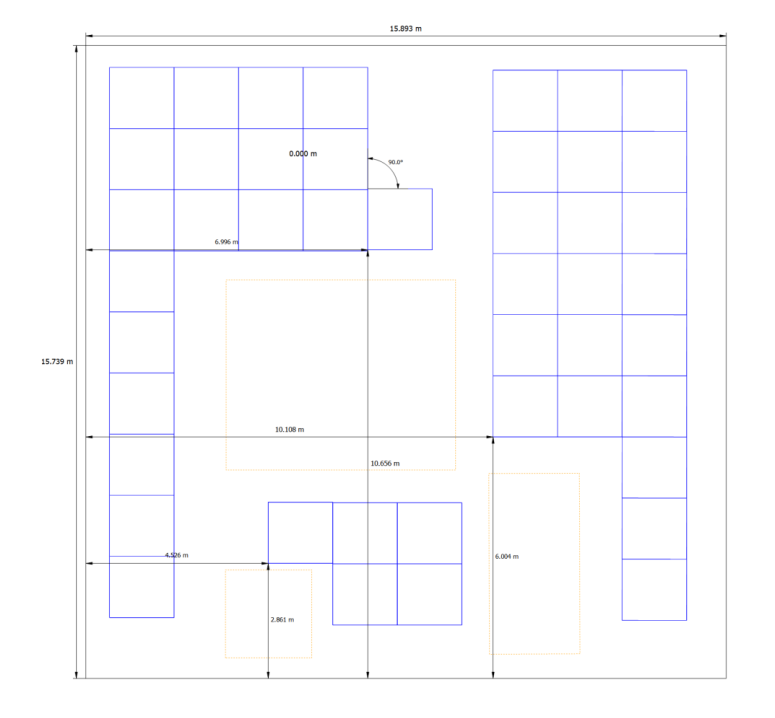
#> input picture grideg.png, 775 x 718 px
$ python griddetect2.py
#> lines starting #> are read from the running program, lines starting #| are printed output that depends on the picture; after the words box and inside, x2 and y2 are one past the last pixel; in counts of white or black regions, pixels touching at a corner belong together
import cv2
import numpy as np

image = cv2.imread("grideg.png")
#> image is the input picture: shape (718, 775, 3); mean B, G, R 253.5, 251.7, 251.7
hsv = cv2.cvtColor(image, cv2.COLOR_BGR2HSV)
#> hsv: shape (718, 775, 3); mean H, S, V 4.3, 2.2, 253.7
lower_rgb = np.array([86, 94, 180])
upper_rgb = np.array([241, 241, 255])
mask = cv2.bitwise_not(cv2.inRange(hsv, lower_rgb, upper_rgb))  # Filtrer ut non-blått
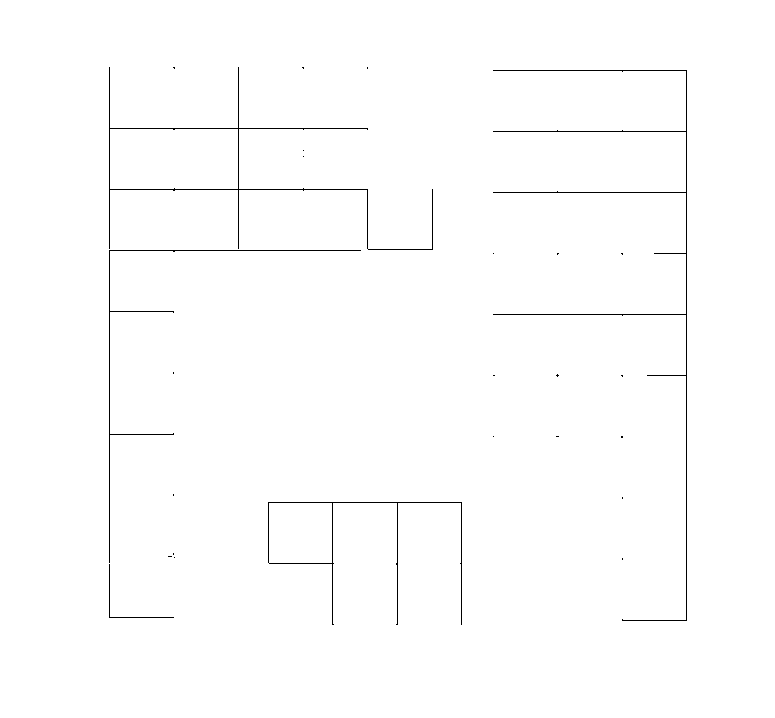
#> mask: shape (718, 775); 99.3% white; black in thin lines or dots, all inside (x1, y1, x2, y2) = (109, 67, 687, 625)
mask = cv2.cvtColor(mask, cv2.COLOR_GRAY2BGR)  # Back to 3-channel
masked_img = cv2.bitwise_and(image, mask)
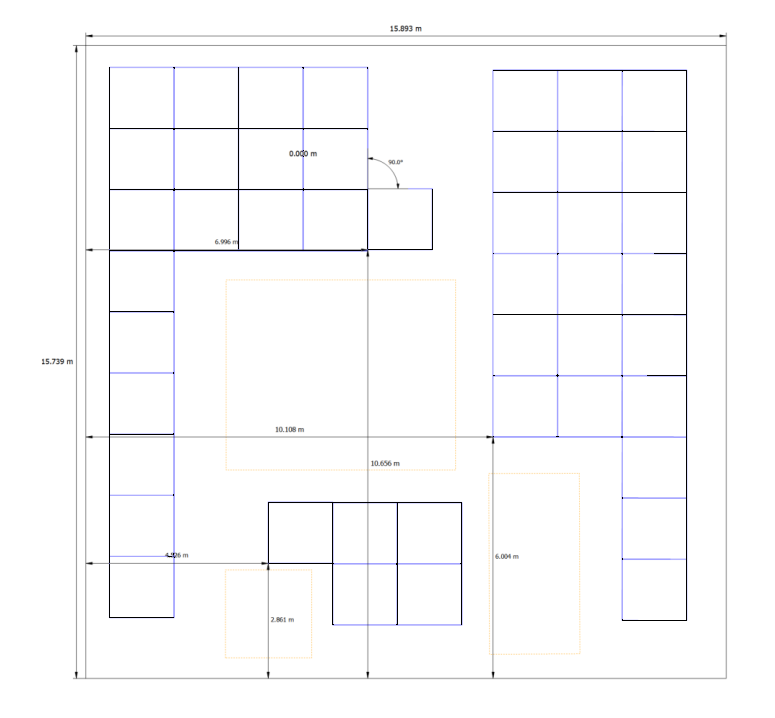
#> masked_img: shape (718, 775, 3); mean B, G, R 251.6, 250.7, 250.7

gray = cv2.cvtColor(masked_img, cv2.COLOR_BGR2GRAY)
blurred = cv2.GaussianBlur(gray, (3, 3), 0)
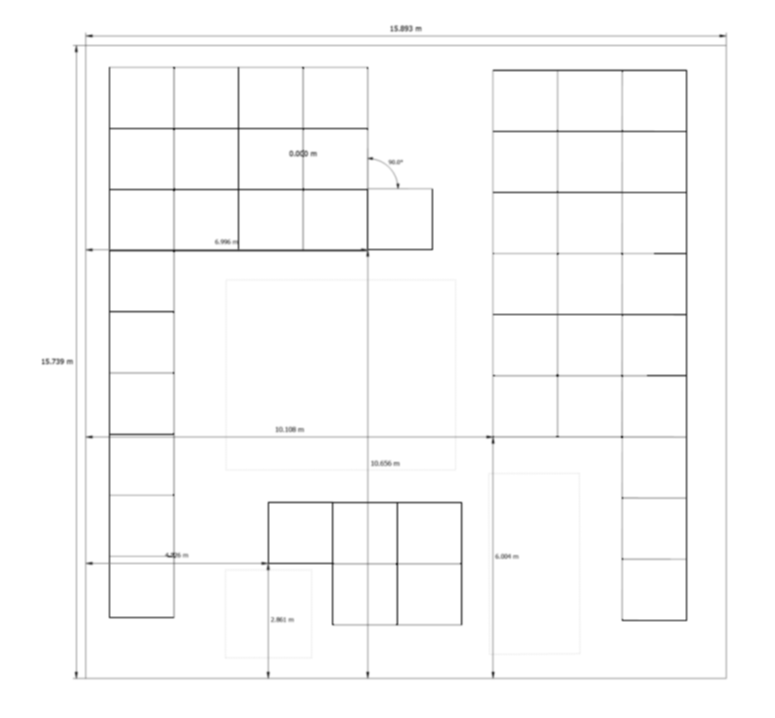
#> blurred: shape (718, 775); min 41, max 255, mean 250.8
edges = cv2.Canny(blurred, 50, 150)
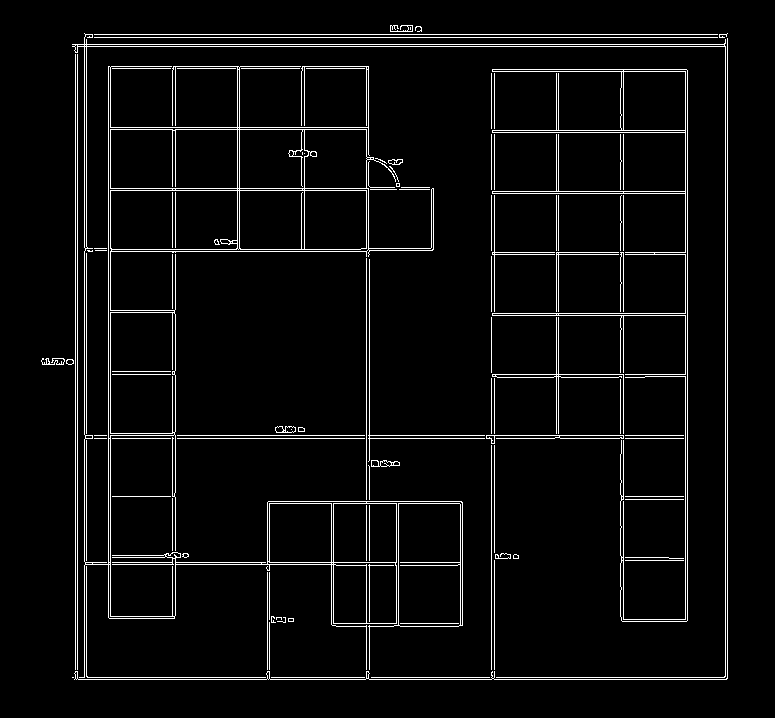
#> edges: shape (718, 775); 4.6% white in thin lines or dots, all inside (x1, y1, x2, y2) = (41, 25, 728, 680)
lines = cv2.HoughLinesP(
    edges, 1, np.pi / 180, threshold=39, minLineLength=30, maxLineGap=20
)
#> lines = 87 rows, first 6: [75, 438, 687, 438], [86, 679, 86, 34], [727, 678, 727, 33], [84, 37, 724, 37], [74, 679, 726, 679], [72, 677, 724, 677]
filt_lines = []
minlen = 50
maxlen = 630
for line in lines:  # Filtrer ut linjer utenfor min-max range
    x1, y1, x2, y2 = line[0]
    len = np.sqrt((x2 - x1) ** 2 + (y2 - y1) ** 2)
    if len >= minlen and len <= maxlen:
        filt_lines.append(line)
#> this loop made 87 passes
#> (x1, y1, x2, y2, len) on passes 1 to 12: (75, 438, 687, 438, 612), (86, 679, 86, 34, 645), (727, 678, 727, 33, 645), (84, 37, 724, 37, 640), (74, 679, 726, 679, 652), (72, 677, 724, 677, 652), (85, 34, 726, 34, 641), (75, 678, 75, 44, 634), (72, 46, 725, 46, 653), (687, 620, 687, 70, 550), (685, 621, 685, 69, 552), (72, 44, 724, 44, 652)
#> after the loop, filt_lines = 74 items, first 6: [[75, 438, 687, 438]], [[687, 620, 687, 70]], [[685, 621, 685, 69]], [[494, 315, 494, 69]], [[620, 616, 620, 69]], [[491, 675, 491, 73]]
for line in filt_lines:
    x1, y1, x2, y2 = line[0]
    cv2.line(image, (x1, y1), (x2, y2), (0, 0, 255), 2)
#> this loop made 74 passes
#> (x1, y1, x2, y2) on passes 1 to 12: (75, 438, 687, 438), (687, 620, 687, 70), (685, 621, 685, 69), (494, 315, 494, 69), (620, 616, 620, 69), (491, 675, 491, 73), (623, 621, 623, 69), (172, 618, 172, 68), (175, 615, 175, 66), (108, 617, 108, 66), (110, 618, 110, 67), (366, 678, 366, 66)
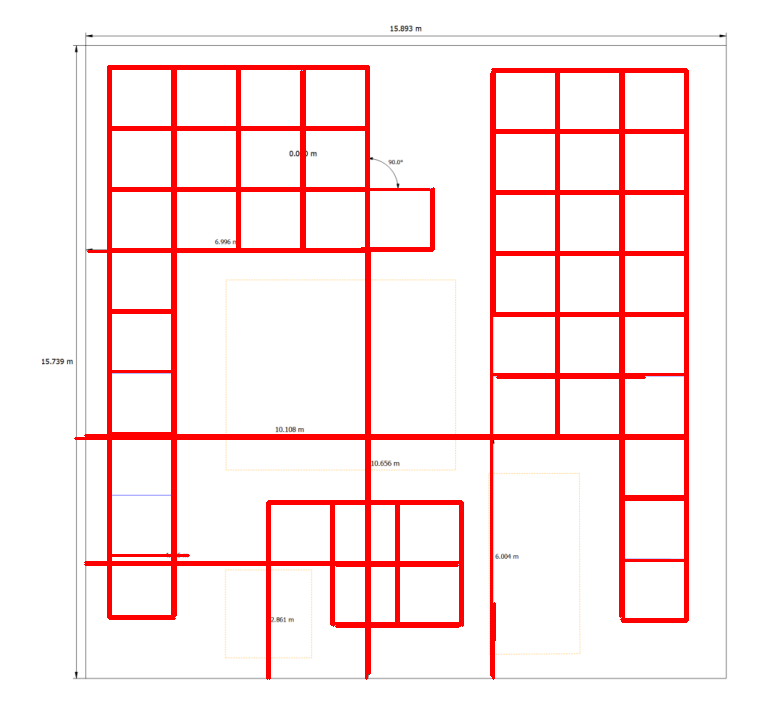
#> image: shape (718, 775, 3); 8.06% of pixels changed, all inside (x1, y1, x2, y2) = (74, 65, 689, 680)
cv2.imshow("Grid Layout", image)
cv2.waitKey(0)
cv2.destroyAllWindows()
